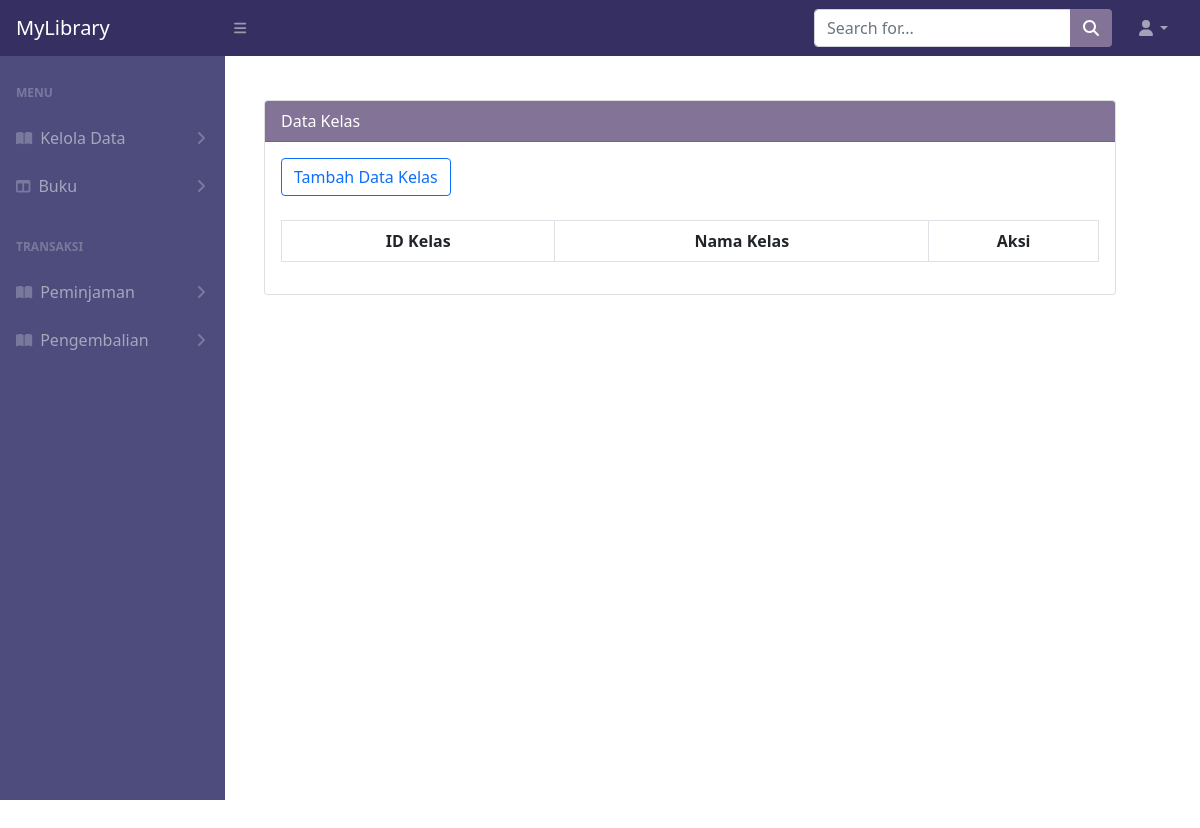
Page /admin/kelas.php on the earlier database version.
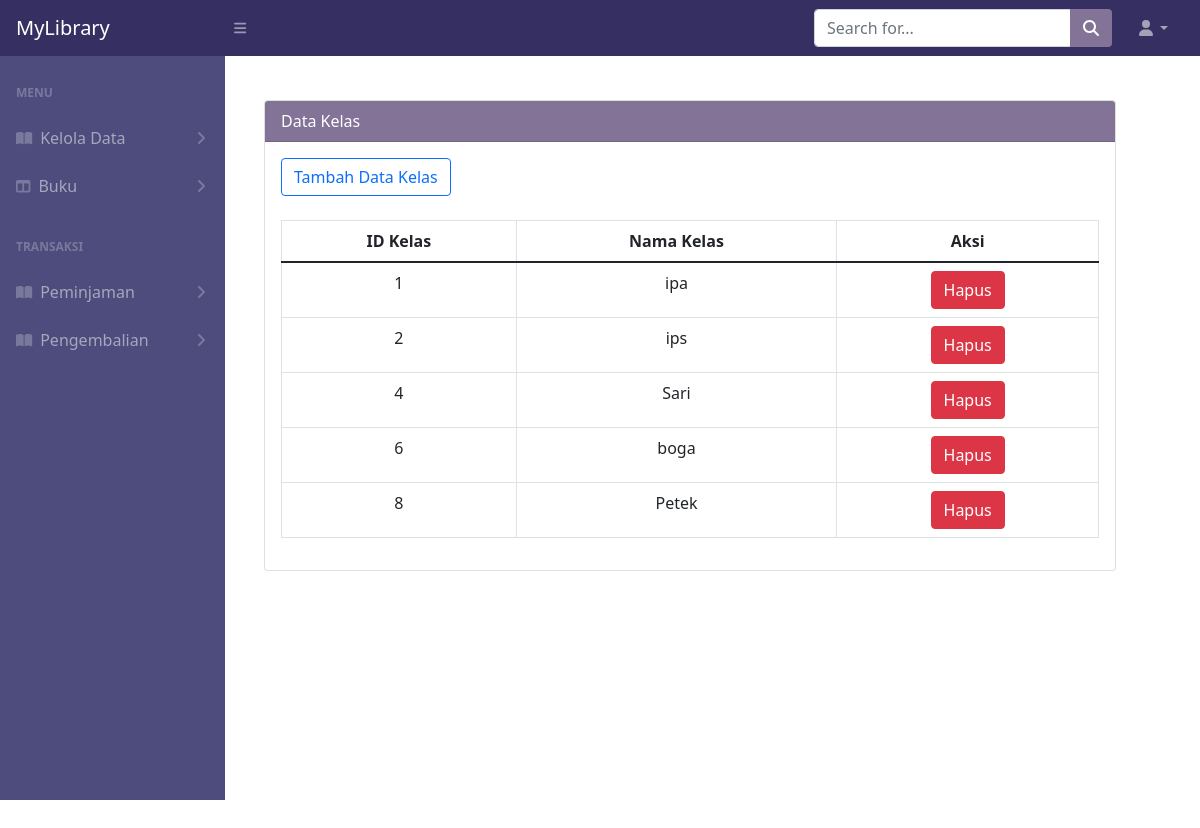
Same page on the later database version.
### tables this page shows
CREATE TABLE `kelas` (
  `id_kelas` int(2) NOT NULL,
  `nama_kelas` varchar(50) NOT NULL
);

### admin/kelas.php (the view, shortened to what this page needs)
<?php
include "../config.php";
?>
<?php
include "../layout/header.php";
?>
</head>
<body class="sb-nav-fixed">
    <?php
    include "../layout/navbar_petugas.php";
    ?>
    <div id="layoutSidenav">
        <?php
            include "../layout/sidebar_petugas.php";
            ?>
    </div>
    <div id="layoutSidenav_content" class="w-75 h-100" style="position: relative; left: 20%; margin-top: 100px;">
        <div class="container">
            <div class="card mt-5 mb-5">
                <div class="card-header text-white" style="background-color: #827397;">Data Kelas</div>
                <div class="card-body">
                    <table class="table table-hover table-bordered bordered-dark mt-4">
                        <div class="d-grid gap-2 d-md-flex justify-content-md-start">
                            <a href="nambah_kelas.php" class="btn btn-outline-primary">Tambah Data Kelas</a>
                        </div>
                        <thead class=" text-center">
                            <tr>
                                <th scope="col">ID Kelas</th>
                                <th scope="col">Nama Kelas</th>
                                <th scope="col">Aksi</th>
                            </tr>
                        </thead>
                        <tbody class="text-center">
                            <?php
                            $cetak = mysqli_query($db, "SELECT * FROM kelas");
                            while ($data = mysqli_fetch_assoc($cetak)) {
                            ?>
                            <tr>
                                <td> <?php echo $data['id_kelas']; ?> </td>
                                <td> <?php echo $data['nama_kelas']; ?> </td>
                                <td colspan="2">
                                    <a href="delete_kelas.php?id_kelas=<?= $data['id_kelas']?>"
                                        class="btn btn-danger">Hapus</a>
                                </td>
                            </tr>
                            <?php
                            }
                            ?>
                        </tbody>
                    </table>
                </div>
            </div>
        </div>
    </div>
</body>
</html>

Differences in the rows shown:
added kelas: id_kelas "1", nama_kelas "ipa"
added kelas: id_kelas "2", nama_kelas "ips"
added kelas: id_kelas "4", nama_kelas "Sari"
added kelas: id_kelas "6", nama_kelas "boga"
added kelas: id_kelas "8", nama_kelas "Petek"
